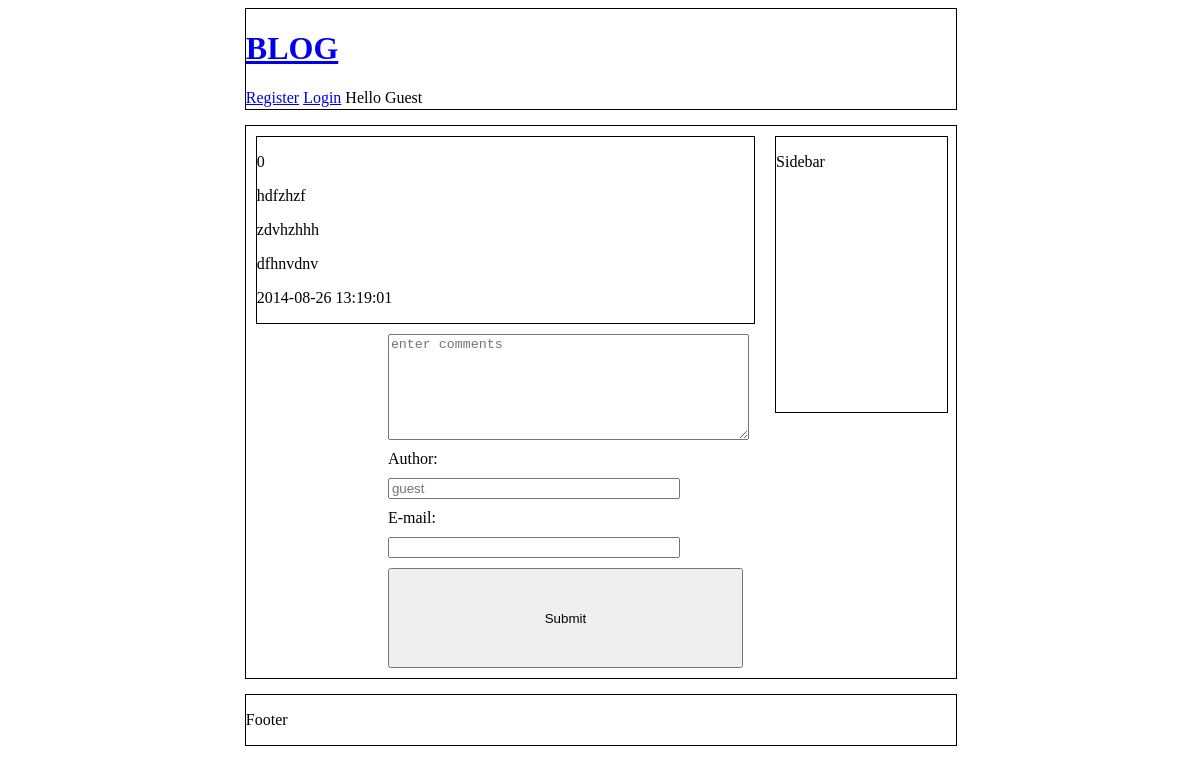
Page /tp/viewpost.php?id=36 on the earlier database version.
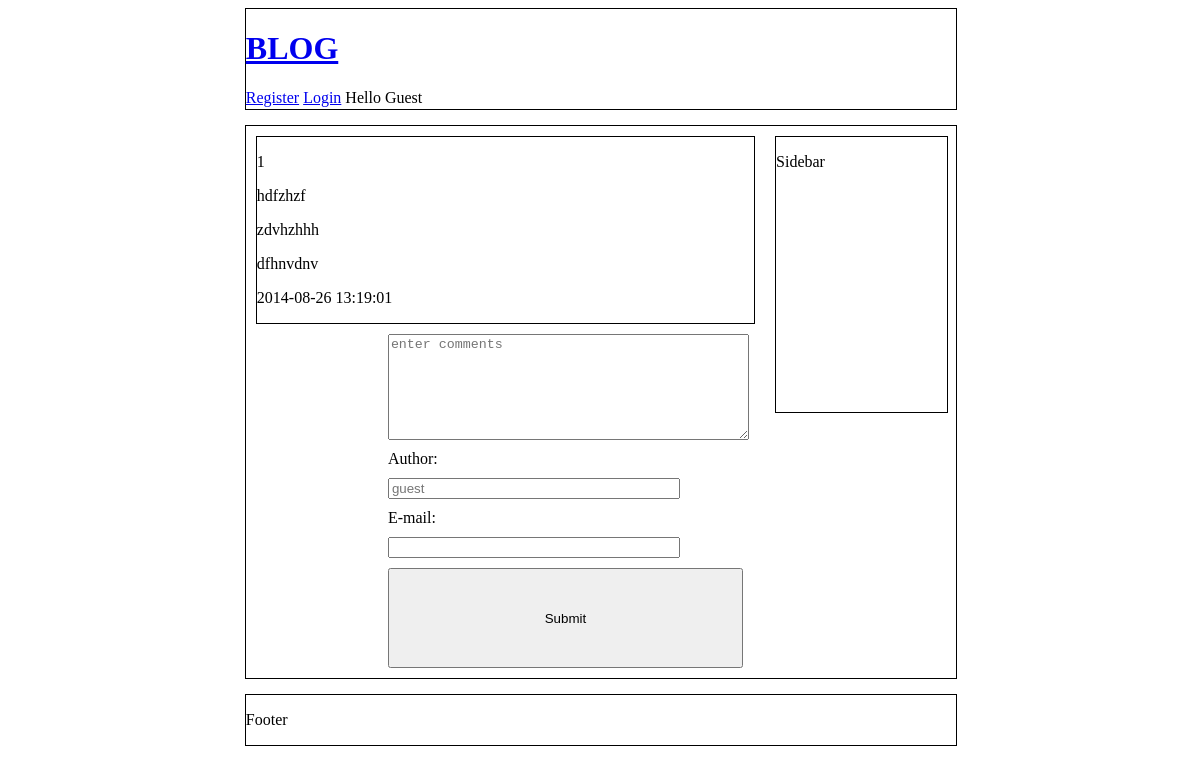
Same page on the later database version.
### tables this page shows
CREATE TABLE IF NOT EXISTS `posts` (
`post_id` int(11) unsigned NOT NULL,
  `post_count` int(10) NOT NULL DEFAULT '0',
  `post_title` varchar(255) DEFAULT NULL,
  `post_desc` text,
  `post_cont` text,
  `post_date` datetime DEFAULT CURRENT_TIMESTAMP,
  `user_id` int(11) unsigned NOT NULL DEFAULT '0',
  `post_tags` varchar(255) NOT NULL
);

### tp/viewpost.php (the view, shortened to what this page needs)
<?php
    include "database.php";
    $postId = $_GET['id'];
    $query="SELECT post_title, post_desc, post_cont, post_date, post_count FROM posts WHERE post_id = '$postId'";
    $sth =  $db->query($query);
    $row = $sth->fetch(PDO::FETCH_ASSOC);
    $title = $row['post_title'];
    $desc = $row['post_desc'];
    $cont = $row['post_cont'];
    $date = $row['post_date'];
    $count = $row['post_count'];
?>
<!DOCTYPE html>
<html>
<head>
    <link type="text/css" rel="stylesheet" href="Styles/viewpost.css"/>
</head>
<body>
<?php
    include "header.php";
?>
<main>
    <section id="blog-post">
        <?php
            echo "<p>$count</p>";
            echo "<p>$title</p>";
            echo "<p>$desc</p>";
            echo "<p>$cont</p>";
            echo "<p>$date</p>";
        ?>
    </section>
    <section id="post-comments">
        <form action="#" method="post">
            <textarea id="text-comments" name="text-comments" placeholder="enter comments"></textarea>
    <?php
        $user_id = $_SESSION['user_id'];
        $user_name = $_SESSION['user_name'];
        if (!$user_name && !$user_id) {
        ?>
            <label for="user">Author:</label>
            <input type="text" name="user" id="user" placeholder="guest"/>
            <label for="email">E-mail:</label>
            <input type="email" name="email" id="email"/>
        <?php
        }
        ?>
            <input id="submit" type="submit" value="Submit">
        </form>
        </section>
    <aside>
        <p>Sidebar</p>
    </aside>
</main>
<footer>
    <p>Footer</p>
</footer>
</body>
</html>

Differences in the rows shown:
changed posts "hdfzhzf": post_count "0" → "1"
